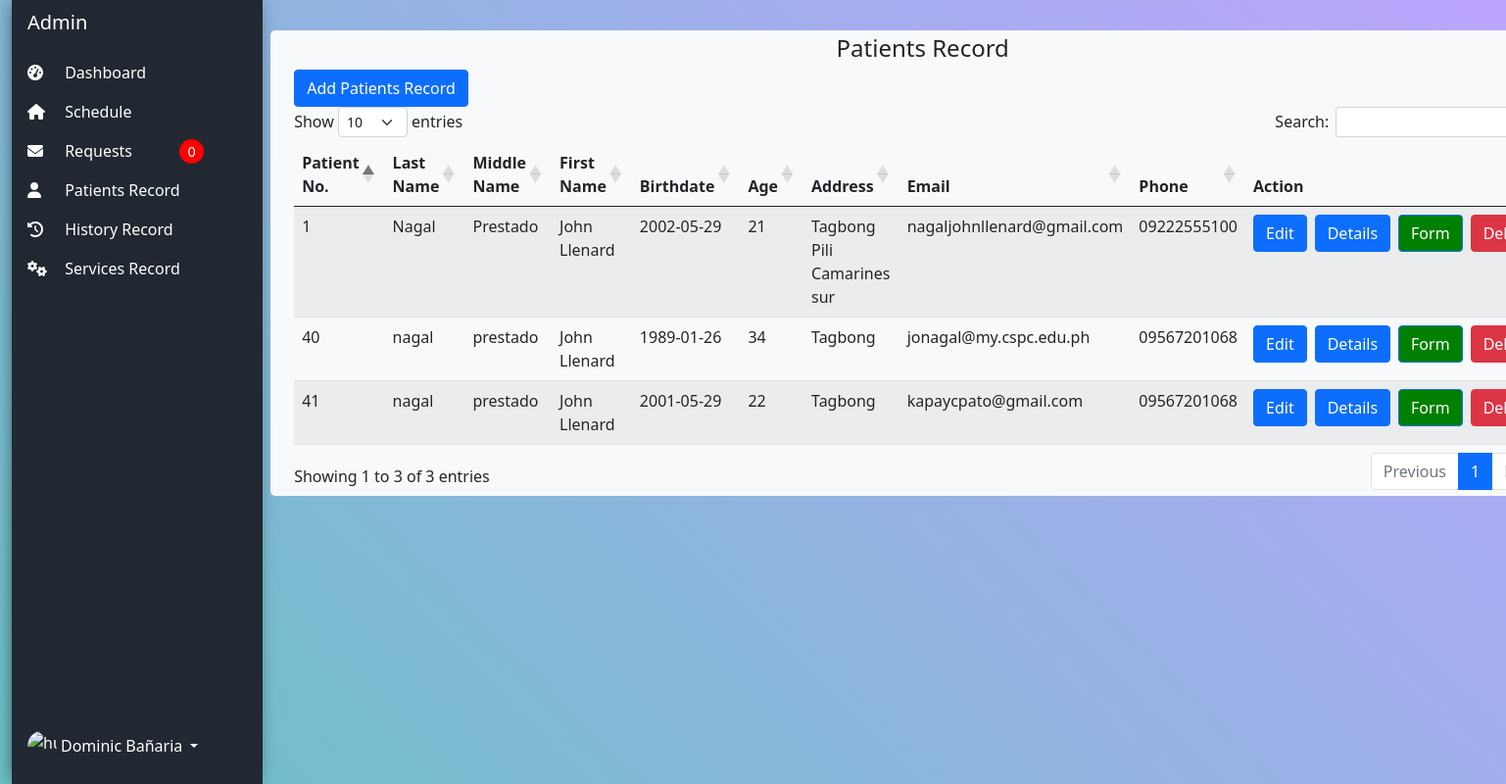
The app's page /admin/index.php?page=patients_record (signed in) with its own data.
### tables this page shows
CREATE TABLE `patient_tb` (
  `patient_id` int(11) NOT NULL,
  `firstName` varchar(100) NOT NULL,
  `middleName` varchar(100) NOT NULL,
  `lastName` varchar(100) NOT NULL,
  `birthdate` date DEFAULT NULL,
  `address` varchar(255) NOT NULL,
  `phone` varchar(11) NOT NULL,
  `email` varchar(100) DEFAULT NULL,
  `password` varchar(1000) NOT NULL
);

### admin/patients_record.php (the view, shortened to what this page needs)
<!DOCTYPE html>
<html lang="en">
<?php
include('../db-connect.php');
?>
<body>
    <div class="col py-1">
        <div class="container-fluid bg-light edges">
            <div class="col py-1">
                <div>
                    <h4 style="text-align:center">Patients Record</h4>
                </div>
                <table id="example" class="table table-striped" style="width:100%">
                    <thead>
                        <tr>
                            <?php echo "<button type='button' class='btn btn-primary' data-bs-toggle='modal' data-bs-target='#addRecord'> Add Patients Record</button>"; ?>
                        </tr>
                        <tr>
                            <th>Patient No.</th>
                            <th>Last Name</th>
                            <th>Middle Name</th>
                            <th>First Name</th>
                            <th>Birthdate</th>
                            <th>Age</th>
                            <th>Address</th>
                            <th>Email</th>
                            <th>Phone</th>
                            <th>Action</th>
                        </tr>
                    </thead>
                    <tbody>
                        <?php
                        $data = mysqli_query($conn, "SELECT * FROM patient_tb");
                        while ($row = mysqli_fetch_array($data)) {
                            $birthdate = new DateTime($row['birthdate']);
                            $currentDate = new DateTime();
                            $ageInterval = $birthdate->diff($currentDate);
                            $age = $ageInterval->y;
                            echo "<tr>";
                            echo "<td>" . $row['patient_id'] . "</td>";
                            echo "<td>" . $row['lastName'] . "</td>";
                            echo "<td>" . $row['middleName'] . "</td>";
                            echo "<td>" . $row['firstName'] . "</td>";
                            echo "<td>" . $row['birthdate'] . "</td>";
                            echo "<td>" . $age . "</td>";
                            echo "<td>" . $row['address'] . "</td>";
                            echo "<td>" . $row['email'] . "</td>";
                            echo "<td>" . $row['phone'] . "</td>";
                            echo "<td class='text-center'>";
                            echo "<div class='d-grid gap-2 d-sm-flex justify-content-sm-center'>";
                            echo "<button type='button' class='btn btn-primary edit-btn' data-bs-toggle='modal' data-bs-target='#addRecord' data-patient-id='" . $row['patient_id'] . "'>Edit</button>";
                            echo "<button type='button' class='btn btn-primary details-btn' data-bs-toggle='modal' data-bs-target='#detailsmodal' data-patient-id='" . $row['patient_id'] . "'>Details</button>";
                            echo "<button style='background-color: green;' type='button' class='btn btn-primary form-btn' data-bs-toggle='modal' data-bs-target='#formmodal' data-patient-id='" . $row['patient_id'] . "'>Form</button>";
                            echo "<button type='button' onclick='deleteStocks(" . $row['patient_id'] . ")' class='btn btn-danger' data-bs-toggle='modal' data-bs-request-id='" . $row['patient_id'] . "'>Delete</button>";
                            echo "</div>";
                            echo "</td>";
                            echo "</tr>";
                        }
                        ?>
                    </tbody>
                </table>
            </div>
        </div>
    </div>
</body>
</html>

### admin/patients_record.php (style rules this page uses)
.text-center .d-grid { align-items: center; }

### records on screen
patient_tb: patient_id "1", lastName "Nagal", middleName "Prestado", firstName "John Llenard", birthdate "2002-05-29", address "Tagbong Pili Camarines sur", email "nagaljohnllenard@gmail.com", phone "09222555100"
patient_tb: patient_id "40", lastName "nagal", middleName "prestado", firstName "John Llenard", birthdate "1989-01-26", address "Tagbong", email "jonagal@my.cspc.edu.ph", phone "09567201068"
patient_tb: patient_id "41", lastName "nagal", middleName "prestado", firstName "John Llenard", birthdate "2001-05-29", address "Tagbong", email "kapaycpato@gmail.com", phone "09567201068"

### other values on screen
$Alert_Count "0"
$name "Dominic Bañaria"
